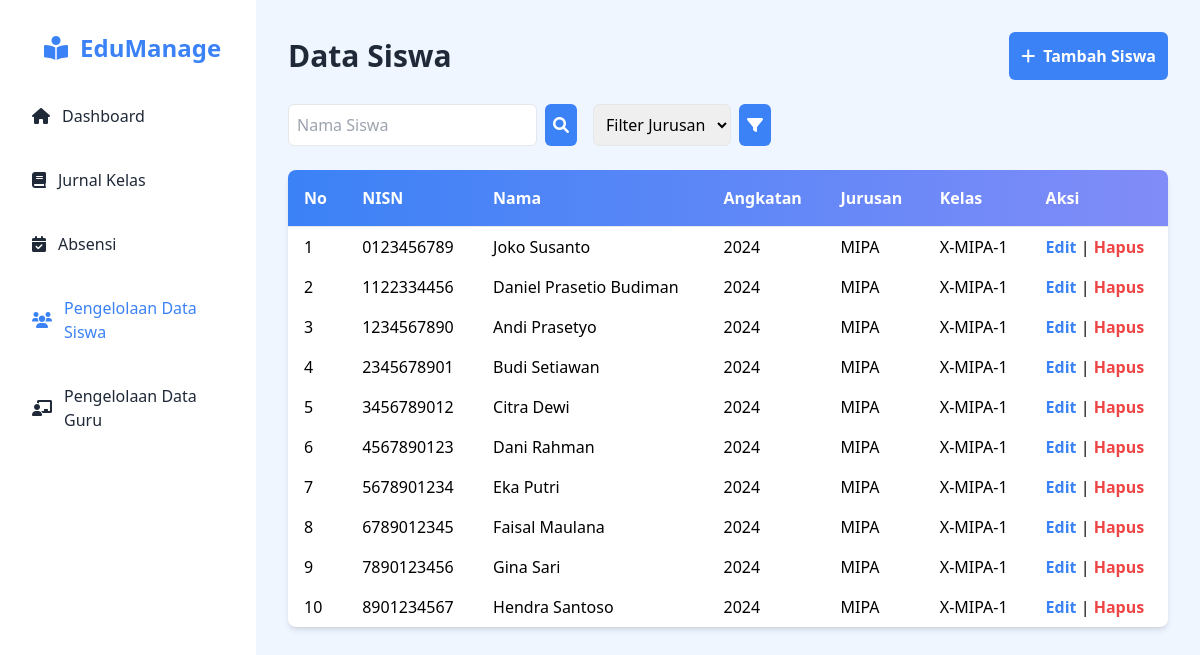
Screenshot of /index.php/siswa/siswa_kepsek with the database file from the repository.
### tables this page shows
CREATE TABLE `siswa` (
  `nisn` varchar(20) NOT NULL,
  `nama` varchar(100) NOT NULL,
  `angkatan` year(4) NOT NULL,
  `kelas_id` int(11) NOT NULL,
  `password` varchar(255) NOT NULL
);

CREATE TABLE `kelas` (
  `id` int(11) NOT NULL,
  `nama_kelas` varchar(50) NOT NULL,
  `jurusan` enum('MIPA','IPS') NOT NULL,
  `tingkat` enum('X','XI','XII') NOT NULL
);

### application/controllers/Siswa.php (called while the page is built, shortened)
<?php
class Siswa extends CI_Controller {
    public function __construct()
    {
        $this->load->model('M_siswa');
        $this->load->library('session');
        $this->load->library('form_validation');
    }
    public function siswa_kepsek()
    {
        $search = $this->input->get('search');
        $filter = $this->input->get('filter');
        $data['siswa'] = $this->M_siswa->get_siswa($search, $filter);
        $this->load->view('siswa/V_siswa_kepsek', $data);
    }
}

### index.php (called while the page is built, shortened)
<?php
require_once BASEPATH.'core/CodeIgniter.php';

### application/models/M_siswa.php (called while the page is built, shortened)
<?php
class M_siswa extends CI_Model {
    public function get_siswa($search = NULL, $filter = NULL)
    {
        $this->db->select('siswa.*, kelas.nama_kelas, kelas.jurusan, kelas.tingkat');
        $this->db->from('siswa');
        $this->db->join('kelas', 'kelas.id = siswa.kelas_id');
        return $this->db->get()->result();
    }
}

### application/views/siswa/V_siswa_kepsek.php (the view, shortened to what this page needs)
<!DOCTYPE html>
<html lang="en">
<head>
    <script src="https://cdn.tailwindcss.com"></script>
    <link rel="stylesheet" href="https://cdnjs.cloudflare.com/ajax/libs/font-awesome/6.0.0-beta3/css/all.min.css">
</head>
<body class="bg-blue-50 font-sans">
    <div class="flex" id="app">
        <div class="bg-white text-gray-800 w-64 h-screen p-5 space-y-6 transition-all duration-300" id="sidebar">
            <ul class="space-y-4">
                <li><a href="<?= site_url('dashboard/dashboard_kepsek'); ?>" class="text-blue-500 flex items-center p-3 rounded-md text-2xl font-bold ml-3"><i class="fas fa-book-reader mr-3"></i>EduManage</a></li>
                <li><a href="<?= site_url('dashboard/dashboard_kepsek'); ?>" class="flex items-center hover:bg-gradient-to-r from-blue-500 to-indigo-400 hover:text-white p-3 rounded-md"><i class="fas fa-home mr-3"></i>Dashboard</a></li>
                <li><a href="<?= site_url('jurnal/jurnal_kepsek'); ?>" class="flex items-center hover:bg-gradient-to-r from-blue-500 to-indigo-400 hover:text-white p-3 rounded-md"><i class="fas fa-book mr-3"></i>Jurnal Kelas</a></li>
                <li><a href="<?= site_url('absensi/absensi_kepsek'); ?>" class="flex items-center hover:bg-gradient-to-r from-blue-500 to-indigo-400 hover:text-white p-3 rounded-md"><i class="fas fa-calendar-check mr-3"></i>Absensi</a></li>
                <li><a href="<?= site_url('siswa/siswa_kepsek'); ?>" class="text-blue-500 flex items-center hover:bg-gradient-to-r from-blue-500 to-indigo-400 hover:text-white p-3 rounded-md"><i class="fas fa-users mr-3"></i>Pengelolaan Data Siswa</a></li>
                <li><a href="<?= site_url('admin/admin_kepsek'); ?>" class="flex items-center hover:bg-gradient-to-r from-blue-500 to-indigo-400 hover:text-white p-3 rounded-md"><i class="fas fa-chalkboard-teacher mr-3"></i>Pengelolaan Data Guru</a></li>
            </ul>
        </div>
        <div class="flex-1 p-8 space-y-6 transition-all duration-300" id="content">
            <div class="flex justify-between items-center mb-6">
                <h1 class="text-3xl font-bold text-gray-800">Data Siswa</h1>
                <a href="<?= site_url('siswa/tambah_kepsek'); ?>" class="bg-blue-500 font-bold text-white p-3 rounded-md inline-block transform transition-transform duration-300 hover:scale-110 hover:bg-gradient-to-r from-blue-500 to-indigo-500">
                    <i class="fas fa-plus mr-2 "></i>Tambah Siswa
                </a>
            </div>
            <div class="flex space-x-4 mb-6">
                <form action="<?= site_url('siswa'); ?>" method="GET" class="flex space-x-2">
                    <input type="text" name="search" placeholder="Nama Siswa" class="p-2 border rounded-md" value="<?= isset($search) ? $search : ''; ?>">
                    <button type="submit" class="bg-blue-500 text-white p-2 rounded-md inline-block transform transition-transform duration-300 hover:scale-110 hover:bg-gradient-to-r from-blue-500 to-indigo-500">
                        <i class="fas fa-search"></i>
                    </button>
                </form>
                <form action="<?= site_url('siswa'); ?>" method="GET" class="flex space-x-2">
                    <select name="filter" class="p-2 border rounded-md">
                        <option value="">Filter Jurusan</option>
                    </select>
                    <button type="submit" class="bg-blue-500 text-white p-2 rounded-md inline-block transform transition-transform duration-300 hover:scale-110 hover:bg-gradient-to-r from-blue-500 to-indigo-500">
                        <i class="fas fa-filter"></i>
                    </button>
                </form>
            </div>
            <div class="bg-white to-indigo-400 shadow-md rounded-lg overflow-x-auto">
                <table class="table-auto w-full border-collapse">
                    <thead class="bg-gradient-to-r from-blue-500 to-indigo-400 text-white">
                        <tr>
                            <th class="p-4 border-b text-left">No</th>
                            <th class="p-4 border-b text-left">NISN</th>
                            <th class="p-4 border-b text-left">Nama</th>
                            <th class="p-4 border-b text-left">Angkatan</th>
                            <th class="p-4 border-b text-left">Jurusan</th>
                            <th class="p-4 border-b text-left">Kelas</th>
                            <th class="p-4 border-b text-left">Aksi</th>
                        </tr>
                    </thead>
                    <tbody>
                        <?php $no = 1; foreach ($siswa as $s): ?>
                            <tr class="hover:bg-gradient-to-r from-blue-200 to-indigo-200">
                                <td class="py-2 px-4"><?= $no++; ?></td>
                                <td class="py-2 px-4"><?= $s->nisn; ?></td>
                                <td class="py-2 px-4"><?= $s->nama; ?></td>
                                <td class="py-2 px-4"><?= $s->angkatan; ?></td>
                                <td class="py-2 px-4"><?= $s->jurusan; ?></td>
                                <td class="py-2 px-4"><?= $s->tingkat . '-' . $s->jurusan . '-' . $s->nama_kelas; ?></td>
                                <td class="py-2 px-4">
                                    <a href="<?= site_url('siswa/edit_kepsek/'.$s->nisn); ?>" class="text-blue-500 font-bold inline-block transform transition-transform duration-300 hover:scale-110">Edit</a> |
                                    <a href="<?= site_url('siswa/hapus_kepsek/'.$s->nisn); ?>" class="text-red-500 font-bold inline-block transform transition-transform duration-300 hover:scale-110">Hapus</a>
                                </td>
                            </tr>
                        <?php endforeach; ?>
                    </tbody>
                </table>
            </div>
        </div>
    </div>
</body>
</html>

### rows the page displays
siswa: nisn "0123456789", nama "Joko Susanto", angkatan "2024", kelas.jurusan "MIPA", kelas.tingkat "X", kelas.nama_kelas "1"
siswa: nisn "1122334456", nama "Daniel Prasetio Budiman", angkatan "2024", kelas.jurusan "MIPA", kelas.tingkat "X", kelas.nama_kelas "1"
siswa: nisn "1234567890", nama "Andi Prasetyo", angkatan "2024", kelas.jurusan "MIPA", kelas.tingkat "X", kelas.nama_kelas "1"
siswa: nisn "2345678901", nama "Budi Setiawan", angkatan "2024", kelas.jurusan "MIPA", kelas.tingkat "X", kelas.nama_kelas "1"
siswa: nisn "3456789012", nama "Citra Dewi", angkatan "2024", kelas.jurusan "MIPA", kelas.tingkat "X", kelas.nama_kelas "1"
siswa: nisn "4567890123", nama "Dani Rahman", angkatan "2024", kelas.jurusan "MIPA", kelas.tingkat "X", kelas.nama_kelas "1"
siswa: nisn "5678901234", nama "Eka Putri", angkatan "2024", kelas.jurusan "MIPA", kelas.tingkat "X", kelas.nama_kelas "1"
siswa: nisn "6789012345", nama "Faisal Maulana", angkatan "2024", kelas.jurusan "MIPA", kelas.tingkat "X", kelas.nama_kelas "1"
siswa: nisn "7890123456", nama "Gina Sari", angkatan "2024", kelas.jurusan "MIPA", kelas.tingkat "X", kelas.nama_kelas "1"
siswa: nisn "8901234567", nama "Hendra Santoso", angkatan "2024", kelas.jurusan "MIPA", kelas.tingkat "X", kelas.nama_kelas "1"
